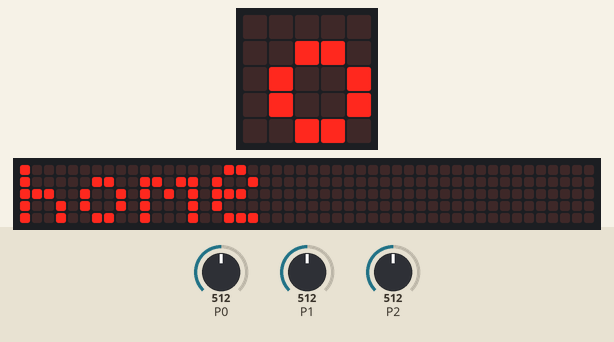
The program below on a simulated BBC micro:bit running MicroPython. On the bench: the board's 5×5 LED display, a strip that is not on the board, showing the scrolling text unrolled. The test bench sets the inputs (shaded band); at power-on: P1 = 512, P2 = 512, P0 = 512 (analog values on the 0–1023 scale). The 48×5 strip is a reading aid, not a part: it shows the text the display is scrolling, unrolled, one strip-width of it at a time.

Above: at 1.27 s.
1.3 s: P1 set to 55
At 4.1 s:
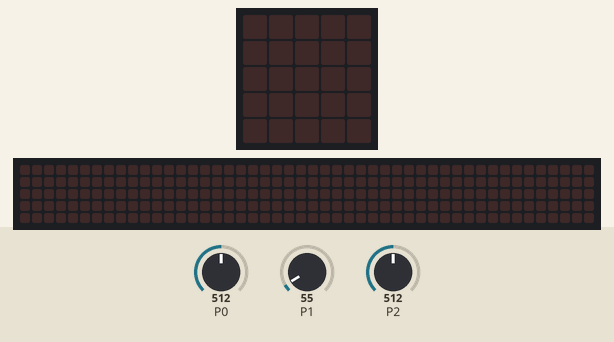
4.3 s: P1 set to 46
At 4.37 s:
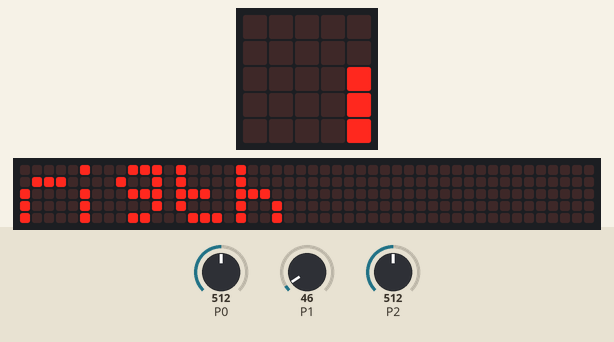
6.2 s: P2 set to 22
9.2 s: P2 set to 18
At 9.27 s:
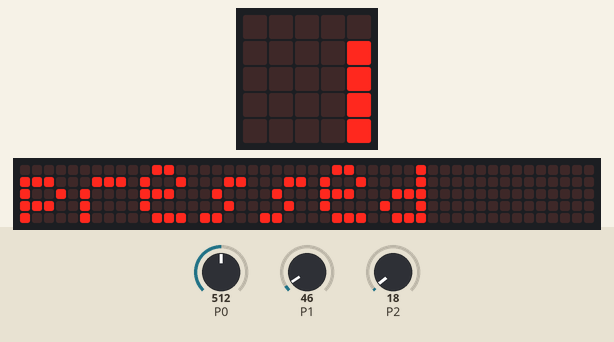

The program:

PS2_____.py
```python
from microbit import *

global state

def direction():
    state = ['home','up','down','left','rigth','pressed']
    i = 0
    if pin0.read_analog() <= 20:
        i = 1   #up
    if pin0.read_analog() >= 1000:
        i = 2   #down
    if pin1.read_analog() >= 1000:
        i = 3   #left
    if pin1.read_analog() <= 50:
        i = 4   #right
    if pin2.read_analog() <= 20:
       i =  5   #Button pressed
    return state[i]


status = ''
while True:
    tmp = direction()
    if tmp !=None and tmp !=status:
        display.scroll(tmp)
        status = tmp
         
```

Measured:
- the behaviour switches between 51 and 50 on P1 (found by bisection; images 1 and 2)
- the behaviour switches between 21 and 20 on P2 (found by bisection; images 2 and 3)
- after the input at 4.3 s, the display: changes at once (image 2)
- after the input at 9.2 s, the display: changes at once (image 3)
